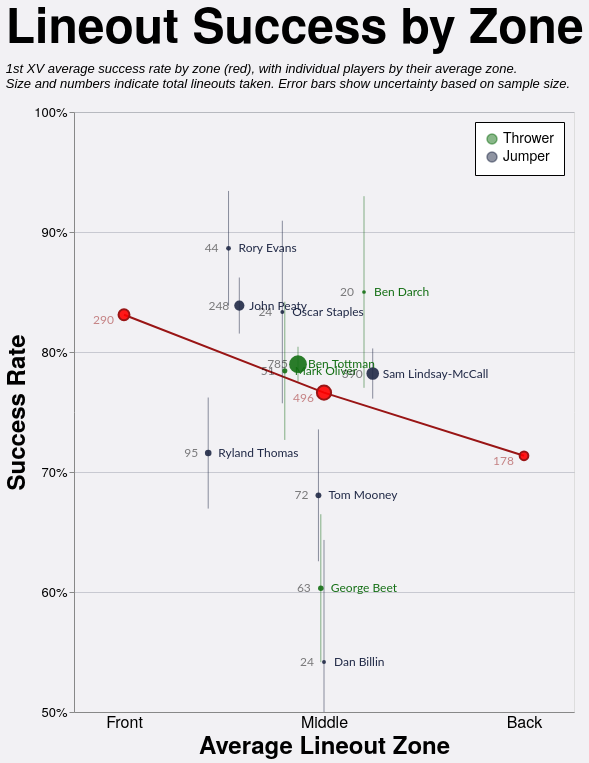

The Vega-Lite source for this figure:
### Vega-Lite specification from a JSON file in a GitHub repository (floating-point values rounded to 4 significant figures)
{"config": {"axis": {"labelFont": "PT Sans Narrow, Helvetica Neue, Helvetica, Arial, sans-serif", "titleFont": "PT Sans Narrow, Helvetica Neue, Helvetica, Arial, sans-serif", "labelFontSize": 13, "titleFontSize": 24, "gridColor": "#202947", "gridOpacity": 0.2, "zindex": 1}, "text": {"font": "Lato, sans-serif"}, "bar": {"cornerRadiusEnd": 5}, "header": {"labelFont": "PT Sans Narrow, Helvetica Neue, Helvetica, Arial, sans-serif", "titleFont": "PT Sans Narrow, Helvetica Neue, Helvetica, Arial, sans-serif", "labelFontSize": 24, "titleFontSize": 28, "labelFontWeight": "bold", "orient": "left"}, "legend": {"labelFont": "PT Sans Narrow, Helvetica Neue, Helvetica, Arial, sans-serif", "titleFont": "PT Sans Narrow, Helvetica Neue, Helvetica, Arial, sans-serif", "labelFontSize": 14, "titleFontSize": 16, "titlePadding": 5, "fillColor": "white", "strokeColor": "black", "padding": 10, "titleFontWeight": "lighter", "titleFontStyle": "italic", "titleColor": "gray", "offset": 10}, "title": {"font": "PT Sans Narrow, Helvetica Neue, Helvetica, Arial, sans-serif", "fontSize": 48, "fontWeight": "bold", "anchor": "start", "align": "center", "titlePadding": 20, "subtitlePadding": 10, "subtitleFontSize": 13, "subtitleColor": "", "subtitleFontStyle": "italic", "offset": 15, "color": "black"}, "axisX": {"labelAngle": 0}, "facet": {"title": null, "header": null, "align": {"row": "each", "column": "each"}}, "resolve": {"scale": {"y": "independent", "facet": "independent"}}, "background": "#f2f1f4", "scale": {"offsetBandPaddingOuter": 0.2, "offsetBandPaddingInner": 0.1}}, "layer": [{"mark": {"type": "line", "color": "#991515"}, "encoding": {"x": {"axis": {"grid": false, "labelExpr": "datum.value == 1 ? 'Front' : datum.value == 2 ? 'Middle' : 'Back'", "labelFontSize": 16, "tickCount": 3, "ticks": false, "values": [1, 2, 3]}, "field": "zone", "scale": {"domain": [0.75, 3.25], "nice": false}, "title": "Average Lineout Zone", "type": "quantitative"}, "y": {"axis": {"format": "%", "tickCount": 5}, "field": "pct_won", "scale": {"domain": [0.5, 1.0]}, "title": "Success Rate", "type": "quantitative"}}}, {"mark": {"type": "point", "color": "#991515", "fill": "red", "fillOpacity": 0.9}, "encoding": {"size": {"field": "total", "legend": null, "scale": {"domain": [10, 1000], "range": [10, 400]}, "type": "quantitative"}, "x": {"axis": {"grid": false, "labelExpr": "datum.value == 1 ? 'Front' : datum.value == 2 ? 'Middle' : 'Back'", "labelFontSize": 16, "tickCount": 3, "ticks": false, "values": [1, 2, 3]}, "field": "zone", "scale": {"domain": [0.75, 3.25], "nice": false}, "title": "Average Lineout Zone", "type": "quantitative"}, "y": {"axis": {"format": "%", "tickCount": 5}, "field": "pct_won", "scale": {"domain": [0.5, 1.0]}, "title": "Success Rate", "type": "quantitative"}}}, {"mark": {"type": "text", "align": "right", "color": "#991515", "dx": -10, "dy": 5, "opacity": 0.5}, "encoding": {"size": {"value": 12}, "text": {"field": "total", "type": "quantitative"}, "x": {"axis": {"grid": false, "labelExpr": "datum.value == 1 ? 'Front' : datum.value == 2 ? 'Middle' : 'Back'", "labelFontSize": 16, "tickCount": 3, "ticks": false, "values": [1, 2, 3]}, "field": "zone", "scale": {"domain": [0.75, 3.25], "nice": false}, "title": "Average Lineout Zone", "type": "quantitative"}, "y": {"axis": {"format": "%", "tickCount": 5}, "field": "pct_won", "scale": {"domain": [0.5, 1.0]}, "title": "Success Rate", "type": "quantitative"}}}, {"data": {"name": "data-92b8617c31d3dd18b836f20645512880"}, "mark": {"type": "errorbar", "opacity": 0.5}, "encoding": {"color": {"field": "player_type", "legend": {"orient": "top-right"}, "scale": {"domain": ["Thrower", "Jumper"], "range": ["#146f14", "#202946"]}, "title": null, "type": "nominal"}, "size": {"field": "total", "legend": null, "scale": {"domain": [10, 1000], "range": [10, 400]}, "type": "quantitative"}, "tooltip": [{"field": "player_type", "type": "nominal"}, {"field": "player", "type": "nominal"}, {"field": "total", "type": "quantitative"}, {"field": "won", "type": "quantitative"}, {"field": "pct_won", "format": ".1%", "type": "quantitative"}, {"field": "avg_zone", "type": "quantitative"}], "x": {"field": "avg_zone", "type": "quantitative"}, "y": {"field": "ymin", "scale": {"clamp": true}, "title": "Success Rate", "type": "quantitative"}, "y2": {"field": "ymax", "title": null}}, "transform": [{"calculate": "datum.pct_won - datum.error_margin", "as": "ymin"}, {"calculate": "datum.pct_won + datum.error_margin", "as": "ymax"}]}, {"data": {"name": "data-92b8617c31d3dd18b836f20645512880"}, "mark": {"type": "circle", "fillOpacity": 0.9, "opacity": 1.0, "size": 100}, "encoding": {"color": {"field": "player_type", "legend": {"orient": "top-right"}, "scale": {"domain": ["Thrower", "Jumper"], "range": ["#146f14", "#202946"]}, "title": null, "type": "nominal"}, "size": {"field": "total", "legend": null, "scale": {"domain": [10, 1000], "range": [10, 400]}, "type": "quantitative"}, "tooltip": [{"field": "player_type", "type": "nominal"}, {"field": "player", "type": "nominal"}, {"field": "total", "type": "quantitative"}, {"field": "won", "type": "quantitative"}, {"field": "pct_won", "format": ".1%", "type": "quantitative"}, {"field": "avg_zone", "type": "quantitative"}], "x": {"field": "avg_zone", "title": "Average Lineout Zone", "type": "quantitative"}, "y": {"field": "pct_won", "title": "Success Rate", "type": "quantitative"}}}, {"data": {"name": "data-92b8617c31d3dd18b836f20645512880"}, "mark": {"type": "text", "align": "left", "dx": 10}, "encoding": {"color": {"field": "player_type", "legend": {"orient": "top-right"}, "scale": {"domain": ["Thrower", "Jumper"], "range": ["#146f14", "#202946"]}, "title": null, "type": "nominal"}, "size": {"value": 12}, "text": {"field": "player", "type": "nominal"}, "tooltip": [{"field": "player_type", "type": "nominal"}, {"field": "player", "type": "nominal"}, {"field": "total", "type": "quantitative"}, {"field": "won", "type": "quantitative"}, {"field": "pct_won", "format": ".1%", "type": "quantitative"}, {"field": "avg_zone", "type": "quantitative"}], "x": {"field": "avg_zone", "title": "Average Lineout Zone", "type": "quantitative"}, "y": {"field": "pct_won", "title": "Success Rate", "type": "quantitative"}}}, {"data": {"name": "data-92b8617c31d3dd18b836f20645512880"}, "mark": {"type": "text", "align": "right", "dx": -10, "opacity": 0.5}, "encoding": {"color": {"value": "black"}, "size": {"value": 12}, "text": {"field": "total", "type": "quantitative"}, "tooltip": [{"field": "player_type", "type": "nominal"}, {"field": "player", "type": "nominal"}, {"field": "total", "type": "quantitative"}, {"field": "won", "type": "quantitative"}, {"field": "pct_won", "format": ".1%", "type": "quantitative"}, {"field": "avg_zone", "type": "quantitative"}], "x": {"field": "avg_zone", "title": "Average Lineout Zone", "type": "quantitative"}, "y": {"field": "pct_won", "title": "Success Rate", "type": "quantitative"}}}], "data": {"name": "data-f2e4d2d36e776ec897aae96913f5f597"}, "height": 600, "resolve": {"scale": {"x": "shared", "y": "shared"}}, "title": {"text": "Lineout Success by Zone", "subtitle": ["1st XV average success rate by zone (red), with individual players by their average zone.", "Size and numbers indicate total lineouts taken. Error bars show uncertainty based on sample size."]}, "width": 500, "$schema": "https://vega.github.io/schema/vega-lite/v5.20.1.json", "datasets": {"data-f2e4d2d36e776ec897aae96913f5f597": [{"zone": 1, "total": 290, "won": 241, "pct_won": 0.831}, {"zone": 2, "total": 496, "won": 380, "pct_won": 0.7661}, {"zone": 3, "total": 178, "won": 127, "pct_won": 0.7135}], "data-92b8617c31d3dd18b836f20645512880": [{"player_type": "Jumper", "player": "Dan Billin", "total": 24, "won": 13, "pct_won": 0.5417, "error_margin": 0.1017, "avg_zone": 2.0}, {"player_type": "Jumper", "player": "John Peaty", "total": 248, "won": 208, "pct_won": 0.8387, "error_margin": 0.02336, "avg_zone": 1.577}, {"player_type": "Jumper", "player": "Oscar Staples", "total": 24, "won": 20, "pct_won": 0.8333, "error_margin": 0.07607, "avg_zone": 1.792}, {"player_type": "Jumper", "player": "Rory Evans", "total": 44, "won": 39, "pct_won": 0.8864, "error_margin": 0.04785, "avg_zone": 1.523}, {"player_type": "Jumper", "player": "Ryland Thomas", "total": 95, "won": 68, "pct_won": 0.7158, "error_margin": 0.04628, "avg_zone": 1.421}, {"player_type": "Jumper", "player": "Sam Lindsay-McCall", "total": 390, "won": 305, "pct_won": 0.7821, "error_margin": 0.02091, "avg_zone": 2.244}, {"player_type": "Jumper", "player": "Tom Mooney", "total": 72, "won": 49, "pct_won": 0.6806, "error_margin": 0.05495, "avg_zone": 1.972}, {"player_type": "Thrower", "player": "Ben Darch", "total": 20, "won": 17, "pct_won": 0.85, "error_margin": 0.07984, "avg_zone": 2.2}, {"player_type": "Thrower", "player": "Ben Tottman", "total": 785, "won": 620, "pct_won": 0.7898, "error_margin": 0.01454, "avg_zone": 1.87}, {"player_type": "Thrower", "player": "George Beet", "total": 63, "won": 38, "pct_won": 0.6032, "error_margin": 0.06164, "avg_zone": 1.984}, {"player_type": "Thrower", "player": "Mark Oliver", "total": 51, "won": 40, "pct_won": 0.7843, "error_margin": 0.05759, "avg_zone": 1.804}]}}
